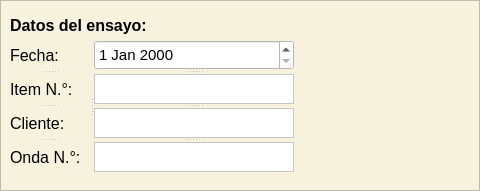
    <widget class="QFrame" name="row1_1">
     <property name="geometry">
      <rect>
       <x>10</x>
       <y>10</y>
       <width>480</width>
       <height>191</height>
      </rect>
     </property>
     <property name="styleSheet">
      <string notr="true">background-color: rgb(247, 242, 222);</string>
     </property>
     <property name="frameShape">
      <enum>QFrame::Shape::StyledPanel</enum>
     </property>
     <property name="frameShadow">
      <enum>QFrame::Shadow::Raised</enum>
     </property>
     <widget class="QLabel" name="datos_del_ensayo">
      <property name="geometry">
       <rect>
        <x>10</x>
        <y>10</y>
        <width>150</width>
        <height>30</height>
       </rect>
      </property>
      <property name="minimumSize">
       <size>
        <width>150</width>
        <height>30</height>
       </size>
      </property>
      <property name="maximumSize">
       <size>
        <width>150</width>
        <height>30</height>
       </size>
      </property>
      <property name="font">
       <font>
        <family>Arial</family>
        <pointsize>12</pointsize>
        <bold>true</bold>
       </font>
      </property>
      <property name="text">
       <string>Datos del ensayo:</string>
      </property>
     </widget>
     <widget class="QSplitter" name="splitter_3">
      <property name="geometry">
       <rect>
        <x>10</x>
        <y>40</y>
        <width>285</width>
        <height>135</height>
       </rect>
      </property>
      <property name="orientation">
       <enum>Qt::Orientation::Horizontal</enum>
      </property>
      <widget class="QSplitter" name="splitter_1">
       <property name="orientation">
        <enum>Qt::Orientation::Vertical</enum>
       </property>
       <widget class="QLabel" name="fecha">
        <property name="minimumSize">
         <size>
          <width>70</width>
          <height>20</height>
         </size>
        </property>
        <property name="maximumSize">
         <size>
          <width>80</width>
          <height>30</height>
         </size>
        </property>
        <property name="font">
         <font>
          <family>Arial</family>
          <pointsize>12</pointsize>
         </font>
        </property>
        <property name="text">
         <string>Fecha:</string>
        </property>
       </widget>
       <widget class="QLabel" name="item">
        <property name="minimumSize">
         <size>
          <width>70</width>
          <height>20</height>
         </size>
        </property>
        <property name="maximumSize">
         <size>
          <width>80</width>
          <height>30</height>
         </size>
        </property>
        <property name="font">
         <font>
          <family>Arial</family>
          <pointsize>12</pointsize>
         </font>
        </property>
        <property name="text">
         <string>Item N.°:</string>
        </property>
       </widget>
       <widget class="QLabel" name="cliente">
        <property name="minimumSize">
         <size>
          <width>70</width>
          <height>20</height>
         </size>
        </property>
        <property name="maximumSize">
         <size>
          <width>80</width>
          <height>30</height>
         </size>
        </property>
        <property name="font">
         <font>
          <family>Arial</family>
          <pointsize>12</pointsize>
         </font>
        </property>
        <property name="text">
         <string>Cliente:</string>
        </property>
       </widget>
       <widget class="QLabel" name="onda">
        <property name="minimumSize">
         <size>
          <width>70</width>
          <height>20</height>
         </size>
        </property>
        <property name="maximumSize">
         <size>
          <width>80</width>
          <height>30</height>
         </size>
        </property>
        <property name="font">
         <font>
          <family>Arial</family>
          <pointsize>12</pointsize>
         </font>
        </property>
        <property name="text">
         <string>Onda N.°:</string>
        </property>
       </widget>
      </widget>
      <widget class="QSplitter" name="splitter_2">
       <property name="orientation">
        <enum>Qt::Orientation::Vertical</enum>
       </property>
       <widget class="QDateEdit" name="calendario">
        <property name="minimumSize">
         <size>
          <width>200</width>
          <height>30</height>
         </size>
        </property>
        <property name="maximumSize">
         <size>
          <width>200</width>
          <height>16777215</height>
         </size>
        </property>
        <property name="font">
         <font>
          <family>Arial</family>
          <pointsize>11</pointsize>
         </font>
        </property>
        <property name="styleSheet">
         <string notr="true">background-color: rgb(255, 255, 255);</string>
        </property>
       </widget>
       <widget class="QPlainTextEdit" name="entrada_item">
        <property name="minimumSize">
         <size>
          <width>200</width>
          <height>30</height>
         </size>
        </property>
        <property name="maximumSize">
         <size>
          <width>200</width>
          <height>30</height>
         </size>
        </property>
        <property name="font">
         <font>
          <family>Arial</family>
          <pointsize>12</pointsize>
         </font>
        </property>
        <property name="styleSheet">
         <string notr="true">background-color: rgb(255, 255, 255);</string>
        </property>
       </widget>
       <widget class="QPlainTextEdit" name="entrada_cliente">
        <property name="minimumSize">
         <size>
          <width>200</width>
          <height>30</height>
         </size>
        </property>
        <property name="maximumSize">
         <size>
          <width>200</width>
          <height>30</height>
         </size>
        </property>
        <property name="font">
         <font>
          <family>Arial</family>
          <pointsize>12</pointsize>
         </font>
        </property>
        <property name="styleSheet">
         <string notr="true">background-color: rgb(255, 255, 255);</string>
        </property>
       </widget>
       <widget class="QPlainTextEdit" name="entrada_onda">
        <property name="minimumSize">
         <size>
          <width>200</width>
          <height>30</height>
         </size>
        </property>
        <property name="maximumSize">
         <size>
          <width>200</width>
          <height>30</height>
         </size>
        </property>
        <property name="font">
         <font>
          <family>Arial</family>
          <pointsize>12</pointsize>
         </font>
        </property>
        <property name="styleSheet">
         <string notr="true">background-color: rgb(255, 255, 255);</string>
        </property>
       </widget>
      </widget>
     </widget>
    </widget>
